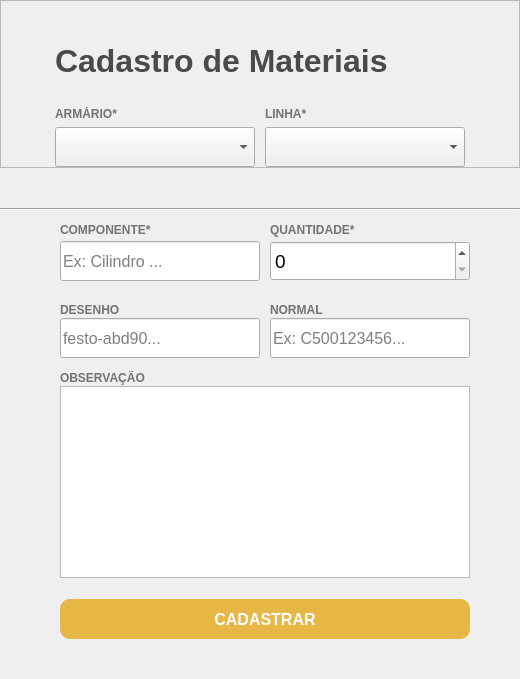
      <widget class="QWidget" name="pgCadastrar">
       <property name="styleSheet">
        <string notr="true"/>
       </property>
       <layout class="QGridLayout" name="gridLayout">
        <property name="leftMargin">
         <number>0</number>
        </property>
        <property name="topMargin">
         <number>0</number>
        </property>
        <property name="rightMargin">
         <number>0</number>
        </property>
        <property name="bottomMargin">
         <number>0</number>
        </property>
        <property name="spacing">
         <number>0</number>
        </property>
        <item row="2" column="0">
         <widget class="QWidget" name="widget_2" native="true">
          <layout class="QGridLayout" name="gridLayout_3">
           <property name="leftMargin">
            <number>0</number>
           </property>
           <property name="topMargin">
            <number>0</number>
           </property>
           <property name="rightMargin">
            <number>0</number>
           </property>
           <property name="bottomMargin">
            <number>0</number>
           </property>
           <property name="horizontalSpacing">
            <number>10</number>
           </property>
           <property name="verticalSpacing">
            <number>1</number>
           </property>
           <item row="14" column="2">
            <spacer name="verticalSpacer_7">
             <property name="orientation">
              <enum>Qt::Vertical</enum>
             </property>
             <property name="sizeType">
              <enum>QSizePolicy::Fixed</enum>
             </property>
             <property name="sizeHint" stdset="0">
              <size>
               <width>20</width>
               <height>10</height>
              </size>
             </property>
            </spacer>
           </item>
           <item row="19" column="2" colspan="2">
            <spacer name="verticalSpacer_2">
             <property name="orientation">
              <enum>Qt::Vertical</enum>
             </property>
             <property name="sizeHint" stdset="0">
              <size>
               <width>20</width>
               <height>40</height>
              </size>
             </property>
            </spacer>
           </item>
           <item row="8" column="3">
            <widget class="QSpinBox" name="spinQuantidade">
             <property name="minimumSize">
              <size>
               <width>200</width>
               <height>40</height>
              </size>
             </property>
             <property name="maximumSize">
              <size>
               <width>400</width>
               <height>16777215</height>
              </size>
             </property>
             <property name="font">
              <font>
               <pointsize>14</pointsize>
              </font>
             </property>
            </widget>
           </item>
           <item row="7" column="3">
            <widget class="QLabel" name="label_5">
             <property name="font">
              <font>
               <bold>true</bold>
               <kerning>true</kerning>
              </font>
             </property>
             <property name="styleSheet">
              <string notr="true">color: rgb(115, 115, 115);</string>
             </property>
             <property name="text">
              <string>QUANTIDADE*</string>
             </property>
            </widget>
           </item>
           <item row="18" column="2" colspan="2">
            <widget class="QPushButton" name="btnCadastrar">
             <property name="minimumSize">
              <size>
               <width>0</width>
               <height>40</height>
              </size>
             </property>
             <property name="font">
              <font>
               <pointsize>12</pointsize>
               <bold>true</bold>
               <kerning>true</kerning>
              </font>
             </property>
             <property name="cursor">
              <cursorShape>PointingHandCursor</cursorShape>
             </property>
             <property name="styleSheet">
              <string notr="true">#btnCadastrar{
	background-color: rgb(230, 183, 69);
color: rgb(255, 255, 255);
border-radius:10px;
}
#btnCadastrar:hover{
	background-color: rgb(0, 170, 255);
}</string>
             </property>
             <property name="text">
              <string>CADASTRAR</string>
             </property>
            </widget>
           </item>
           <item row="11" column="3">
            <widget class="QLineEdit" name="cxNormal">
             <property name="minimumSize">
              <size>
               <width>200</width>
               <height>40</height>
              </size>
             </property>
             <property name="maximumSize">
              <size>
               <width>400</width>
               <height>16777215</height>
              </size>
             </property>
             <property name="font">
              <font>
               <pointsize>12</pointsize>
               <kerning>true</kerning>
              </font>
             </property>
             <property name="toolTip">
              <string>Ex: C500012345...</string>
             </property>
             <property name="placeholderText">
              <string>Ex: C500123456...</string>
             </property>
            </widget>
           </item>
           <item row="16" column="2" colspan="2">
            <widget class="QTextEdit" name="cxObservacao">
             <property name="maximumSize">
              <size>
               <width>900</width>
               <height>16777215</height>
              </size>
             </property>
            </widget>
           </item>
           <item row="9" column="4" rowspan="5">
            <spacer name="horizontalSpacer_2">
             <property name="orientation">
              <enum>Qt::Horizontal</enum>
             </property>
             <property name="sizeHint" stdset="0">
              <size>
               <width>40</width>
               <height>20</height>
              </size>
             </property>
            </spacer>
           </item>
           <item row="11" column="2">
            <widget class="QLineEdit" name="cxDesenho">
             <property name="minimumSize">
              <size>
               <width>200</width>
               <height>40</height>
              </size>
             </property>
             <property name="maximumSize">
              <size>
               <width>400</width>
               <height>16777215</height>
              </size>
             </property>
             <property name="font">
              <font>
               <pointsize>12</pointsize>
               <bold>false</bold>
               <kerning>true</kerning>
              </font>
             </property>
             <property name="toolTip">
              <string>Ex: CH3-FN-34DU...</string>
             </property>
             <property name="placeholderText">
              <string>festo-abd90...</string>
             </property>
             <property name="cursorMoveStyle">
              <enum>Qt::LogicalMoveStyle</enum>
             </property>
            </widget>
           </item>
           <item row="10" column="3">
            <widget class="QLabel" name="label_7">
             <property name="font">
              <font>
               <bold>true</bold>
               <kerning>true</kerning>
              </font>
             </property>
             <property name="styleSheet">
              <string notr="true">color: rgb(115, 115, 115);</string>
             </property>
             <property name="text">
              <string>NORMAL</string>
             </property>
            </widget>
           </item>
           <item row="6" column="0" colspan="5">
            <widget class="Line" name="line">
             <property name="sizePolicy">
              <sizepolicy hsizetype="Minimum" vsizetype="Preferred">
               <horstretch>0</horstretch>
               <verstretch>0</verstretch>
              </sizepolicy>
             </property>
             <property name="minimumSize">
              <size>
               <width>0</width>
               <height>20</height>
              </size>
             </property>
             <property name="font">
              <font>
               <pointsize>9</pointsize>
               <bold>true</bold>
               <kerning>true</kerning>
              </font>
             </property>
             <property name="orientation">
              <enum>Qt::Horizontal</enum>
             </property>
            </widget>
           </item>
           <item row="5" column="0">
            <spacer name="verticalSpacer_8">
             <property name="orientation">
              <enum>Qt::Vertical</enum>
             </property>
             <property name="sizeType">
              <enum>QSizePolicy::Preferred</enum>
             </property>
             <property name="sizeHint" stdset="0">
              <size>
               <width>20</width>
               <height>30</height>
              </size>
             </property>
            </spacer>
           </item>
           <item row="10" column="2">
            <widget class="QLabel" name="label_6">
             <property name="font">
              <font>
               <bold>true</bold>
               <kerning>true</kerning>
              </font>
             </property>
             <property name="styleSheet">
              <string notr="true">color: rgb(115, 115, 115);</string>
             </property>
             <property name="text">
              <string>DESENHO</string>
             </property>
            </widget>
           </item>
           <item row="15" column="2">
            <widget class="QLabel" name="label_18">
             <property name="font">
              <font>
               <bold>true</bold>
              </font>
             </property>
             <property name="styleSheet">
              <string notr="true">color: rgb(115, 115, 115);</string>
             </property>
             <property name="text">
              <string>OBSERVAÇÃO</string>
             </property>
            </widget>
           </item>
           <item row="9" column="0">
            <spacer name="horizontalSpacer">
             <property name="orientation">
              <enum>Qt::Horizontal</enum>
             </property>
             <property name="sizeHint" stdset="0">
              <size>
               <width>40</width>
               <height>20</height>
              </size>
             </property>
            </spacer>
           </item>
           <item row="8" column="2">
            <widget class="QLineEdit" name="cxComponente">
             <property name="minimumSize">
              <size>
               <width>200</width>
               <height>40</height>
              </size>
             </property>
             <property name="maximumSize">
              <size>
               <width>400</width>
               <height>16777215</height>
              </size>
             </property>
             <property name="font">
              <font>
               <pointsize>12</pointsize>
               <bold>false</bold>
               <kerning>true</kerning>
              </font>
             </property>
             <property name="toolTip">
              <string>Ex: Sensor/Fita/Suporte/Stop/Cilindro</string>
             </property>
             <property name="placeholderText">
              <string>Ex: Cilindro ...</string>
             </property>
            </widget>
           </item>
           <item row="17" column="2" colspan="2">
            <spacer name="verticalSpacer_6">
             <property name="orientation">
              <enum>Qt::Vertical</enum>
             </property>
             <property name="sizeType">
              <enum>QSizePolicy::Fixed</enum>
             </property>
             <property name="sizeHint" stdset="0">
              <size>
               <width>20</width>
               <height>20</height>
              </size>
             </property>
            </spacer>
           </item>
           <item row="4" column="0" colspan="5">
            <widget class="QFrame" name="frame_7">
             <property name="frameShape">
              <enum>QFrame::StyledPanel</enum>
             </property>
             <property name="frameShadow">
              <enum>QFrame::Raised</enum>
             </property>
             <layout class="QGridLayout" name="gridLayout_8">
              <property name="leftMargin">
               <number>0</number>
              </property>
              <property name="topMargin">
               <number>0</number>
              </property>
              <property name="rightMargin">
               <number>0</number>
              </property>
              <property name="bottomMargin">
               <number>0</number>
              </property>
              <property name="horizontalSpacing">
               <number>10</number>
              </property>
              <item row="2" column="1">
               <spacer name="verticalSpacer_3">
                <property name="orientation">
                 <enum>Qt::Vertical</enum>
                </property>
                <property name="sizeType">
                 <enum>QSizePolicy::Preferred</enum>
                </property>
                <property name="sizeHint" stdset="0">
                 <size>
                  <width>20</width>
                  <height>20</height>
                 </size>
                </property>
               </spacer>
              </item>
              <item row="3" column="1">
               <widget class="QLabel" name="label_9">
                <property name="font">
                 <font>
                  <bold>true</bold>
                  <kerning>true</kerning>
                 </font>
                </property>
                <property name="styleSheet">
                 <string notr="true">color: rgb(115, 115, 115);</string>
                </property>
                <property name="text">
                 <string>ARMÁRIO*</string>
                </property>
               </widget>
              </item>
              <item row="4" column="0">
               <spacer name="horizontalSpacer_4">
                <property name="orientation">
                 <enum>Qt::Horizontal</enum>
                </property>
                <property name="sizeType">
                 <enum>QSizePolicy::Expanding</enum>
                </property>
                <property name="sizeHint" stdset="0">
                 <size>
                  <width>40</width>
                  <height>20</height>
                 </size>
                </property>
               </spacer>
              </item>
              <item row="3" column="2">
               <widget class="QLabel" name="label_14">
                <property name="font">
                 <font>
                  <bold>true</bold>
                  <kerning>true</kerning>
                 </font>
                </property>
                <property name="styleSheet">
                 <string notr="true">color: rgb(115, 115, 115);</string>
                </property>
                <property name="text">
                 <string>LINHA*</string>
                </property>
               </widget>
              </item>
              <item row="0" column="1">
               <spacer name="verticalSpacer_5">
                <property name="orientation">
                 <enum>Qt::Vertical</enum>
                </property>
                <property name="sizeHint" stdset="0">
                 <size>
                  <width>20</width>
                  <height>40</height>
                 </size>
                </property>
               </spacer>
              </item>
              <item row="4" column="1">
               <widget class="QComboBox" name="comboArmario">
                <property name="sizePolicy">
                 <sizepolicy hsizetype="Expanding" vsizetype="Fixed">
                  <horstretch>0</horstretch>
                  <verstretch>0</verstretch>
                 </sizepolicy>
                </property>
                <property name="minimumSize">
                 <size>
                  <width>200</width>
                  <height>40</height>
                 </size>
                </property>
                <property name="maximumSize">
                 <size>
                  <width>400</width>
                  <height>16777215</height>
                 </size>
                </property>
                <property name="font">
                 <font>
                  <pointsize>12</pointsize>
                  <kerning>true</kerning>
                 </font>
                </property>
                <item>
                 <property name="text">
                  <string/>
                 </property>
                </item>
               </widget>
              </item>
              <item row="4" column="2">
               <widget class="QComboBox" name="comboLinha">
                <property name="sizePolicy">
                 <sizepolicy hsizetype="Expanding" vsizetype="Fixed">
                  <horstretch>0</horstretch>
                  <verstretch>0</verstretch>
                 </sizepolicy>
                </property>
                <property name="minimumSize">
                 <size>
                  <width>200</width>
                  <height>40</height>
                 </size>
                </property>
                <property name="maximumSize">
                 <size>
                  <width>400</width>
                  <height>16777215</height>
                 </size>
                </property>
                <property name="font">
                 <font>
                  <pointsize>12</pointsize>
                  <kerning>true</kerning>
                 </font>
                </property>
                <item>
                 <property name="text">
                  <string/>
                 </property>
                </item>
               </widget>
              </item>
              <item row="4" column="3">
               <spacer name="horizontalSpacer_5">
                <property name="orientation">
                 <enum>Qt::Horizontal</enum>
                </property>
                <property name="sizeType">
                 <enum>QSizePolicy::Expanding</enum>
                </property>
                <property name="sizeHint" stdset="0">
                 <size>
                  <width>40</width>
                  <height>20</height>
                 </size>
                </property>
               </spacer>
              </item>
              <item row="1" column="1" colspan="2">
               <widget class="QLabel" name="label_8">
                <property name="sizePolicy">
                 <sizepolicy hsizetype="Preferred" vsizetype="Preferred">
                  <horstretch>0</horstretch>
                  <verstretch>0</verstretch>
                 </sizepolicy>
                </property>
                <property name="minimumSize">
                 <size>
                  <width>0</width>
                  <height>40</height>
                 </size>
                </property>
                <property name="font">
                 <font>
                  <pointsize>24</pointsize>
                  <bold>true</bold>
                  <strikeout>false</strikeout>
                  <kerning>true</kerning>
                 </font>
                </property>
                <property name="layoutDirection">
                 <enum>Qt::LeftToRight</enum>
                </property>
                <property name="autoFillBackground">
                 <bool>false</bool>
                </property>
                <property name="styleSheet">
                 <string notr="true">color: rgb(74, 74, 74);

</string>
                </property>
                <property name="inputMethodHints">
                 <set>Qt::ImhMultiLine</set>
                </property>
                <property name="text">
                 <string>Cadastro de Materiais</string>
                </property>
                <property name="alignment">
                 <set>Qt::AlignLeading|Qt::AlignLeft|Qt::AlignVCenter</set>
                </property>
                <property name="wordWrap">
                 <bool>true</bool>
                </property>
               </widget>
              </item>
             </layout>
            </widget>
           </item>
           <item row="7" column="2">
            <widget class="QLabel" name="label">
             <property name="minimumSize">
              <size>
               <width>0</width>
               <height>20</height>
              </size>
             </property>
             <property name="maximumSize">
              <size>
               <width>16777215</width>
               <height>40</height>
              </size>
             </property>
             <property name="font">
              <font>
               <bold>true</bold>
               <kerning>true</kerning>
              </font>
             </property>
             <property name="styleSheet">
              <string notr="true">color: rgb(115, 115, 115);</string>
             </property>
             <property name="text">
              <string>COMPONENTE*</string>
             </property>
            </widget>
           </item>
          </layout>
         </widget>
        </item>
       </layout>
      </widget>
